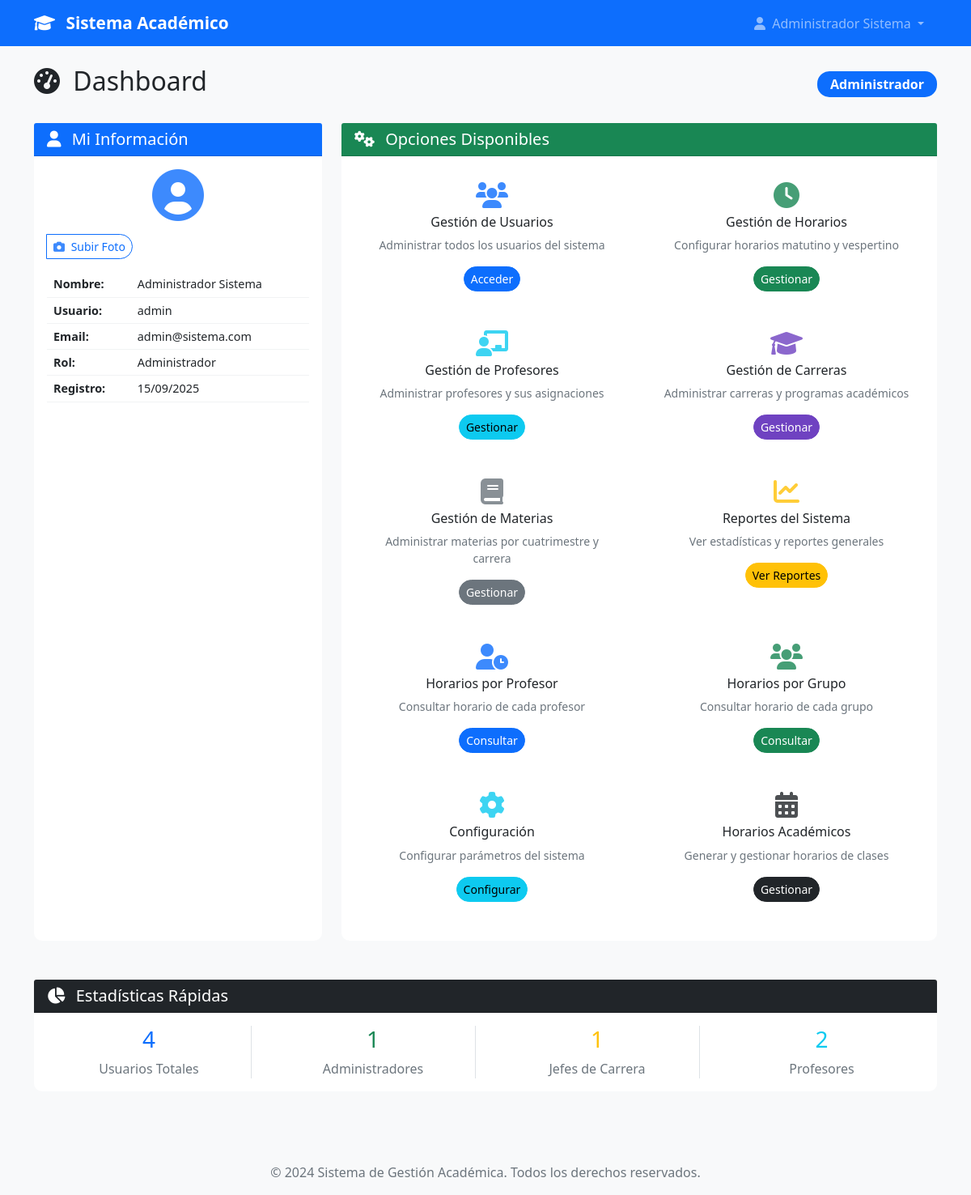
Page /dashboard (signed in) on the earlier database version.
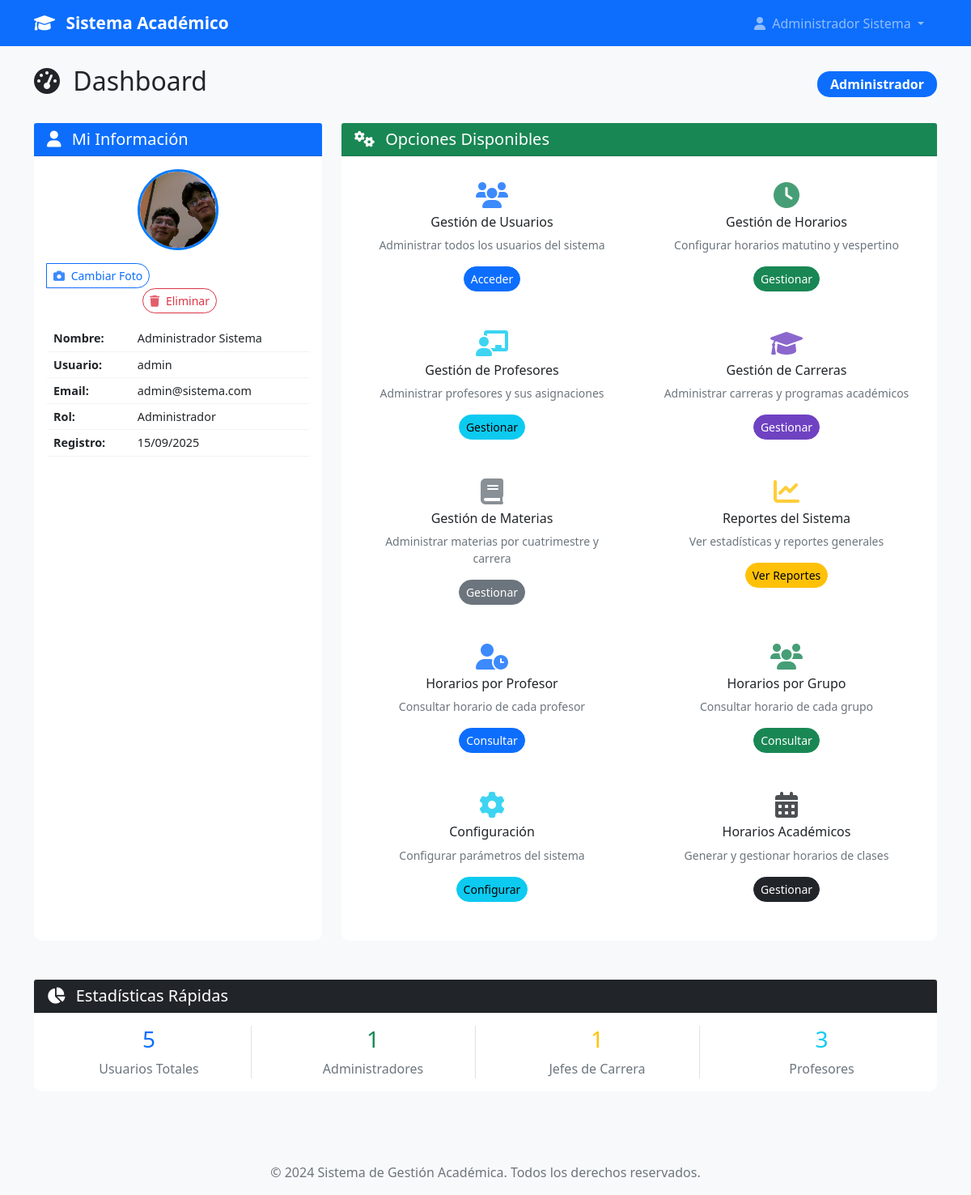
Same page on the later database version.
### models.py (models this page shows, shortened)
class User(UserMixin, db.Model):
    id = db.Column(db.Integer, primary_key=True)
    username = db.Column(db.String(80), unique=True, nullable=False)
    email = db.Column(db.String(120), unique=True, nullable=False)
    password_hash = db.Column(db.String(120), nullable=False)
    nombre = db.Column(db.String(100), nullable=False)
    apellido = db.Column(db.String(100), nullable=False)
    telefono = db.Column(db.String(20))
    imagen_perfil = db.Column(db.String(200))  # Ruta de la imagen de perfil
    rol = db.Column(db.String(20), nullable=False)
    tipo_profesor = db.Column(db.String(20))
    carreras = db.relationship('Carrera', secondary=user_carreras, backref=db.backref('usuarios', lazy=True))
    carrera_id = db.Column(db.Integer, db.ForeignKey('carrera.id'))
    carrera = db.relationship('Carrera', foreign_keys=[carrera_id], backref=db.backref('jefe_carrera', uselist=False))
    fecha_registro = db.Column(db.DateTime, default=datetime.utcnow)
    activo = db.Column(db.Boolean, default=True)
    def get_nombre_completo(self):
        return f"{self.nombre} {self.apellido}"
    def is_admin(self):
        return self.rol == 'admin'
    def get_rol_display(self):
        roles = {
            'admin': 'Administrador',
            'jefe_carrera': 'Jefe de Carrera',
            'profesor_completo': 'Profesor de Tiempo Completo',
            'profesor_asignatura': 'Profesor por Asignatura'
        }
        return roles.get(self.rol, self.rol)
    def get_imagen_perfil_url(self):
        if self.imagen_perfil and os.path.exists(os.path.join('static', 'uploads', 'perfiles', self.imagen_perfil)):
            return f'/static/uploads/perfiles/{self.imagen_perfil}'
        return None  # Retornar None para usar ícono por defecto

### app.py (the view)
@app.route('/dashboard')
@login_required
def dashboard():
    user_count = User.query.count()
    admin_count = User.query.filter_by(rol='admin').count()
    jefe_count = User.query.filter_by(rol='jefe_carrera').count()
    profesor_completo_count = User.query.filter_by(rol='profesor_completo').count()
    profesor_asignatura_count = User.query.filter_by(rol='profesor_asignatura').count()
    profesor_count = profesor_completo_count + profesor_asignatura_count
    return render_template('dashboard.html',
                         user_count=user_count,
                         admin_count=admin_count,
                         jefe_count=jefe_count,
                         profesor_count=profesor_count)

### app.py (called while the page is built)
@login_manager.user_loader
def load_user(user_id):
    return User.query.get(int(user_id))

@app.context_processor
def inject_user_counts():
    if current_user.is_authenticated and current_user.is_admin():
        return dict(
            total_users=User.query.count(),
            total_admins=User.query.filter_by(rol='admin').count(),
            total_jefes=User.query.filter_by(rol='jefe_carrera').count(),
            total_profesores=User.query.filter(User.rol.in_(['profesor_completo', 'profesor_asignatura'])).count()
        )
    return dict()

### templates/dashboard.html (shortened to what the changed rows need)
{% extends "base.html" %}
{% block content %}
<div class="row">
    <div class="col-12">
        <div class="d-flex justify-content-between align-items-center mb-4">
            <h2>
                <i class="fas fa-tachometer-alt me-2"></i>
                Dashboard
            </h2>
            <span class="badge bg-primary fs-6">{{ current_user.get_rol_display() }}</span>
        </div>
    </div>
</div>
<div class="row">
    <div class="col-md-4 mb-4">
        <div class="card h-100">
            <div class="card-body">
                <div class="text-center mb-3">
                    {% if current_user.get_imagen_perfil_url() %}
                        <img src="{{ current_user.get_imagen_perfil_url() }}"
                             alt="Imagen de perfil"
                             class="rounded-circle"
                             style="width: 100px; height: 100px; object-fit: cover; border: 3px solid #007bff;">
                    {% else %}
                        <i class="fas fa-user-circle fa-4x text-primary"></i>
                    {% endif %}
                    <div class="mt-3">
                        <form action="{{ url_for('subir_imagen_perfil') }}" method="post" enctype="multipart/form-data" class="d-inline">
                            <div class="input-group">
                                <label for="imagen_perfil" class="btn btn-outline-primary btn-sm">
                                    <i class="fas fa-camera me-1"></i>
                                    {% if current_user.get_imagen_perfil_url() %}
                                        Cambiar Foto
                                    {% else %}
                                        Subir Foto
                                    {% endif %}
                                </label>
                            </div>
                        </form>
                        {% if current_user.get_imagen_perfil_url() %}
                            <button class="btn btn-outline-danger btn-sm ms-1" onclick="eliminarImagenPerfil()">
                                <i class="fas fa-trash me-1"></i>
                                Eliminar
                            </button>
                        {% endif %}
                    </div>
                </div>
                <table class="table table-borderless">
                    <tr>
                        <td><strong>Nombre:</strong></td>
                        <td>{{ current_user.get_nombre_completo() }}</td>
                    </tr>
                    <tr>
                        <td><strong>Usuario:</strong></td>
                        <td>{{ current_user.username }}</td>
                    </tr>
                    <tr>
                        <td><strong>Email:</strong></td>
                        <td>{{ current_user.email }}</td>
                    </tr>
                    <tr>
                        <td><strong>Rol:</strong></td>
                        <td>{{ current_user.get_rol_display() }}</td>
                    </tr>
                    <tr>
                        <td><strong>Registro:</strong></td>
                        <td>{{ current_user.fecha_registro.strftime('%d/%m/%Y') }}</td>
                    </tr>
                </table>
            </div>
        </div>
    </div>
</div>
<div class="row mt-4">
    <div class="col-12">
        <div class="card">
            <div class="card-body">
                <div class="row text-center">
                    <div class="col-md-3">
                        <div class="border-end">
                            <h3 class="text-primary">{{ user_count }}</h3>
                            <p class="text-muted mb-0">Usuarios Totales</p>
                        </div>
                    </div>
                    <div class="col-md-3">
                        <h3 class="text-info">{{ profesor_count }}</h3>
                        <p class="text-muted mb-0">Profesores</p>
                    </div>
                </div>
            </div>
        </div>
    </div>
</div>
{% endblock %}

### templates/base.html (shortened to what this page needs)
<!DOCTYPE html>
<html lang="es">
<head>
    <link href="https://cdn.jsdelivr.net/npm/bootstrap@5.1.3/dist/css/bootstrap.min.css" rel="stylesheet">
    <link rel="stylesheet" href="https://cdnjs.cloudflare.com/ajax/libs/font-awesome/6.0.0/css/all.min.css">
    <link rel="stylesheet" href="{{ url_for('static', filename='css/style.css') }}">
</head>
<body>
    <nav class="navbar navbar-expand-lg navbar-dark bg-primary">
        <div class="container">
            <a class="navbar-brand" href="{{ url_for('index') }}">
                <i class="fas fa-graduation-cap me-2"></i>
                Sistema Académico
            </a>
            <div class="collapse navbar-collapse" id="navbarNav">
                <ul class="navbar-nav ms-auto">
                    {% if current_user.is_authenticated %}
                        <li class="nav-item dropdown">
                            <a class="nav-link dropdown-toggle" href="#" id="navbarDropdown" role="button" data-bs-toggle="dropdown">
                                <i class="fas fa-user me-1"></i>
                                {{ current_user.get_nombre_completo() }}
                            </a>
                        </li>
                    {% endif %}
                </ul>
            </div>
        </div>
    </nav>
    <main class="py-4">
        <div class="container">
            {% block content %}{% endblock %}
        </div>
    </main>
    <footer class="bg-light text-center py-3 mt-5">
        <div class="container">
            <p class="text-muted mb-0">&copy; 2024 Sistema de Gestión Académica. Todos los derechos reservados.</p>
        </div>
    </footer>
</body>
</html>

Differences in the rows shown:
changed User "Administrador Sistema": get_imagen_perfil_url: picture added
Other differences:
{{ user_count }}: "4" → "5"
{{ profesor_count }}: "2" → "3"
text no longer shown: "Subir Foto"
text now shown: "Cambiar Foto Eliminar"
